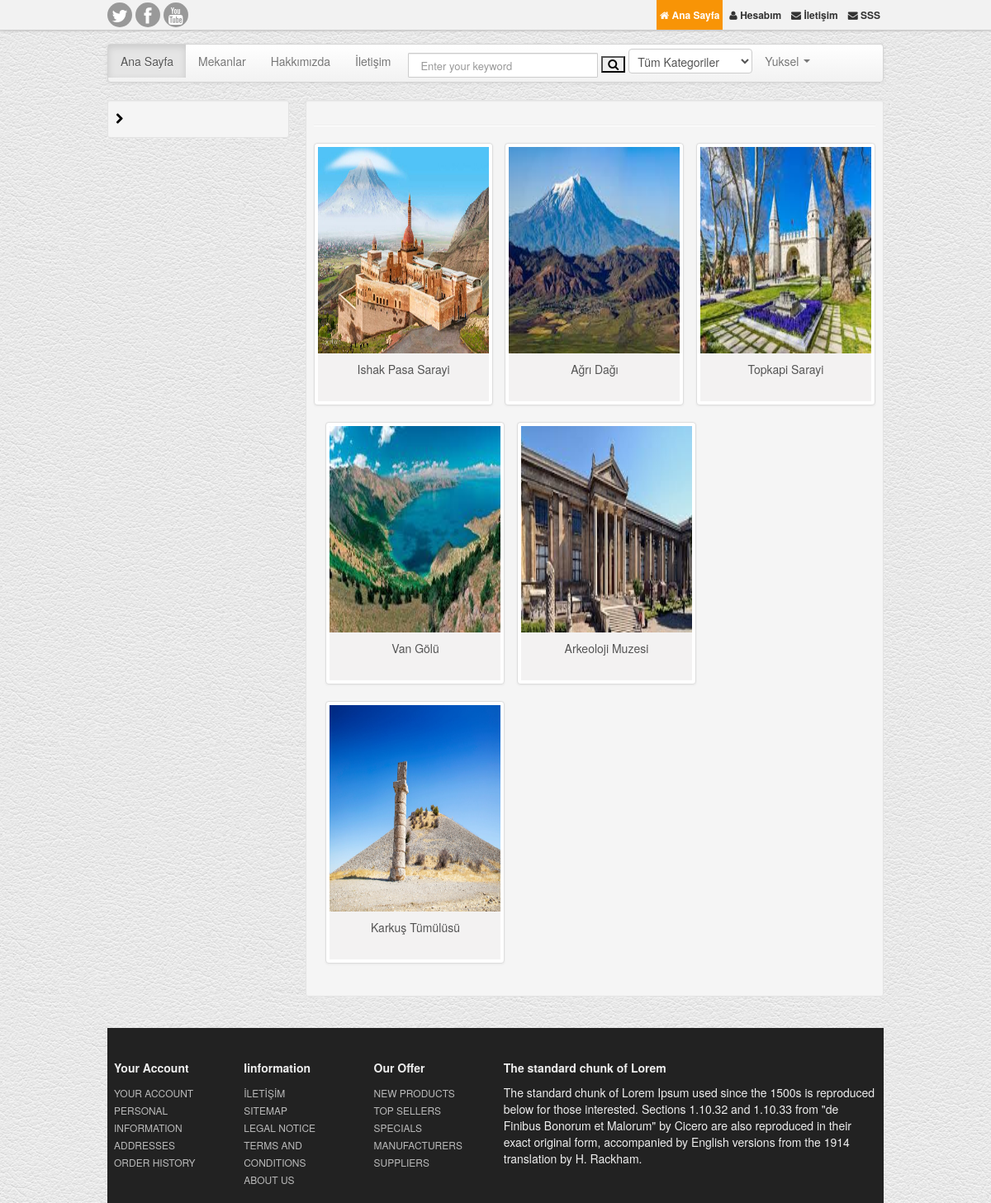
The page /mekans/ (signed in) on the database its author committed.
### mekan/models.py (models this page shows, shortened)
class Mekan(models.Model):
    STATUS = (
        ('True', 'Evet'),
        ('False', 'Hayır'),
    )
    user = models.ForeignKey(User, on_delete=models.SET_NULL, null=True)
    category = models.ForeignKey(Category, on_delete=models.CASCADE)  # relation with Category table
    title = models.CharField(max_length=150)
    keywords = models.CharField(blank=True, max_length=255)
    description = models.CharField(blank=True, max_length=255)
    image = models.ImageField(blank=True, upload_to='images/')
    detail = RichTextUploadingField()
    slug = models.SlugField(null=False, unique=True)
    sehir = models.CharField(max_length=150)
    ulke = models.CharField(max_length=150)
    status = models.CharField(max_length=10, choices=STATUS)
    created_at = models.DateTimeField(auto_now_add=True)
    updated_at = models.DateTimeField(auto_now=True)
    def image_tag(self):
        return mark_safe('<img src="{}" height="50"/>'.format(self.image.url))
    image_tag.short_description = 'Image'

### home/views.py (the view)
# urls.py: path('mekans/', views.mekans, name='mekans'),
def mekans(request):
    setting = Setting.objects.get(pk=1)
    category = Category.objects.all()
    mekans = Mekan.objects.all()
    context = {'setting': setting, 'category': category, 'page': 'mekans' , 'mekans' : mekans}
    return render(request, 'mekans.html', context)

### home/templates/mekans.html (shortened to what this page needs)
{% extends 'homebase.html' %}
{% block sidebar %}
    {% include "sidebar.html" %}
{% endblock %}
{% block content %}
    <div class="span9">
        <div class="well well-small">
            <hr>
            <div class="row-fluid">
                <ul class="thumbnails">
                    {% for rs in mekans %}
                        <li class="span4">
                            <div class="thumbnail">
                                <a href="/mekan/{{ rs.id }}/{{ rs.slug }}"><img style="width:250px; height:250px;" src="{{ rs.image.url }}" alt=""></a>
                                <div class="caption cntr">
                                    <p>{{ rs.title }}</p>
                                    <br class="clr">
                                </div>
                            </div>
                        </li>
                    {% endfor %}
                </ul>
            </div>
        </div>
    </div>
{% endblock %}

### home/templates/header.html (shortened to what this page needs)
{% load static %}
{% load mptt_tags %}
<div class="navbar navbar-inverse navbar-fixed-top">
    <div class="topNav">
        <div class="container">
            <div class="alignR">
                <div class="pull-left socialNw">
                    <a href="https://twitter.com/"><span class="icon-twitter"></span></a>
                    <a href="https://www.facebook.com/"><span class="icon-facebook"></span></a>
                    <a href="https://www.youtube.com/results?search_query=yuksel+celik"><span class="icon-youtube"></span></a>
                </div>
                <a class="active" href="/AnaSayfa"> <span class="icon-home"></span> Ana Sayfa</a>
                <a href="/user"><span class="icon-user"></span> Hesabım</a>
                <a href="/iletisim"><span class="icon-envelope"></span> İletişim</a>
                <a href="/sss"><span class="icon-envelope"></span> SSS</a>
            </div>
        </div>
    </div>
</div>
<div class="container">
    <header id="header">
    </header>
    <div class="navbar">
        <div class="navbar-inner">
            <div class="container">
                <div class="nav-collapse">
                    <ul class="nav">
                        <li class="active"><a href="/AnaSayfa">Ana Sayfa	</a></li>
                        <li class=""><a href="/mekans">Mekanlar</a></li>
                        <li class=""><a href="/hakkimizda">Hakkımızda</a></li>
                        <li class=""><a href="/iletisim">İletişim</a></li>
                    </ul>
                    <form action="/search/" class="navbar-search pull-left" method="post">
                        <input id="query" name="query" class="search-query span2" type="text"
                               placeholder="Enter your keyword">
                        <button class="icon-search"></button>
                        <select name="catid" class="input search-input" style="width: 150px;">
                            <option value="0">Tüm Kategoriler</option>
                        </select>
                    </form>
                    <ul class="nav pull-left">
                        <li class="dropdown">
                            {% if user.id is not None %}
                                <a data-toggle="dropdown" class="dropdown-toggle" href="#">{{ user.first_name }} {{ user.last_name }}<b
                                        class="caret"></b></a>
                            {% else %}
                                <a href="/login">Log In<a href="/signup">Sign Up</a> </a>
                            {% endif %}
                        </li>
                    </ul>
                </div>
            </div>
        </div>
    </div>
</div>

### home/static/style.css (style rules this page uses)
body { background:url(img/white_leather.png) repeat 0 0; }
#header { padding:8px 0 8px; }
#header { padding-top:44px; }
.navbar-inner { padding-left: 0;padding-right: 0; }
.thumbnail img { max-width:100% }
.alignR { text-align:right; }
.navbar .nav , .marginLess { margin:0 }
.navbar-search .search-query { padding: 4px 14px;-moz-border-radius: 1px;-webkit-border-radius: 1px;border-radius: 1px;line-height: 1.5em; min-width: 200px; }
.navbar-search { margin-left:6px; }
.caption p { margin:0 }
.thumbnail .caption { padding: 9px;color: #555555;background: #F3F2F2; }
.topNav { padding: 0;border-bottom: 1px solid #CCC;background: #f2f2f2;box-shadow: 0 0 3px #B1AFAF; }
.topNav a { color:#333; font-size:12px; font-weight:bold; display:inline-block; padding:8px 4px; }
.topNav a:hover, .topNav a.active { color:#fff; background:#f89406; text-decoration:none }
.socialNw a { width:24px; height:24px; line-height:24px; display:inline-block; padding:3px; margin-top:3px; font-size:21px; border-radius:50%; background:#999; color:#fff; text-align:center; }
.cntr { text-align:center }
.thumbnail>a { display:block; text-align:center }
.thumbnail h5,.thumbnail p { text-align:center }
.thumbnail { position:relative; }
.thumbnail { background:#fff }

### rows shown on the page
Mekan: image (picture), title "Ishak Pasa Sarayi"
Mekan: image (picture), title "Ağrı Dağı"
Mekan: image (picture), title "Topkapi Sarayi"
Mekan: image (picture), title "Van Gölü"
Mekan: image (picture), title "Arkeoloji Muzesi"
Mekan: image (picture), title "Karkuş Tümülüsü"

### other values the page prints
{{ user.first_name }} "Yuksel"
